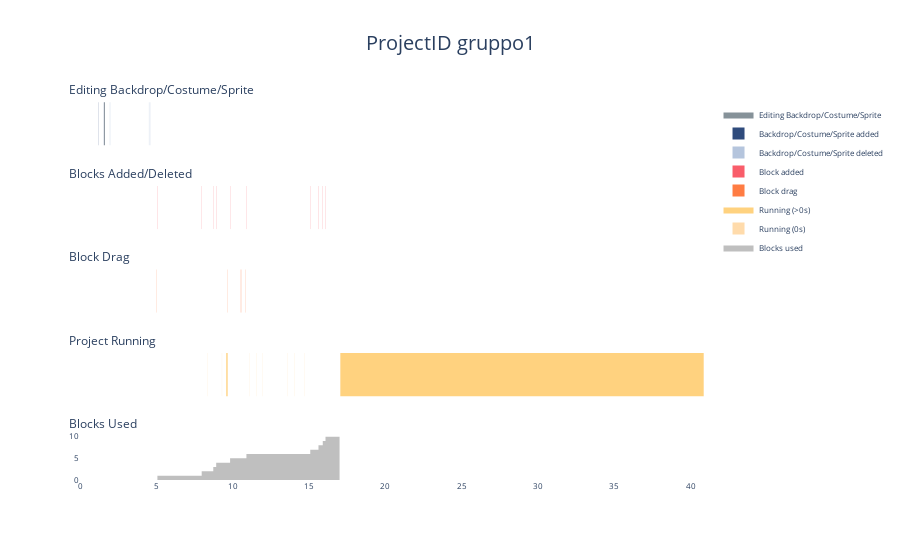

The cell this chart's notebook holds for it:
### Code cell
#Gráfico 1
selected_projectID = 'gruppo1'
bar_height = 5
use_minutes = True

bar_width = 1 #largura da barra - vai variar dependendo do tempo total do arquivo. Sugestão: 0.01 para min e 1 para sec
if use_minutes:
    bar_width = 0.01

time_type = 'adjusted_time'
if use_minutes:
    time_type += '_min'
end_time = df[df.projectID == selected_projectID][['projectID', time_type]].groupby(['projectID']).agg(['max']).iloc[0]

fill_df_events()

has_dataviewer = False
if df_end[df_end.projectID == selected_projectID]['all_extensions'].iloc[0]:
    if 'dataviewer' in df_end[df_end.projectID == selected_projectID]['all_extensions'].iloc[0]:
        has_dataviewer = True

subplot_titles = ['Editing Backdrop/Costume/Sprite', 'Blocks Added/Deleted', 'Block Drag', 'Project Running', 'Blocks Used']
num_rows = 5
if has_dataviewer:
    subplot_titles = ['Editing Backdrop/Costume/Sprite', 'Blocks Added/Deleted', 'Block Drag', 'Project Running', 'Table Open',
                      'Blocks Used']
    num_rows = 6

SVGSkin_color = '#0e2635'
addSVGSkin_color = '#2f4b7c'
deleteSVGSkin_color = '#b5c5dd'
addblock_color = '#f95d6a'
deleteblock_color = '#ffc7c6'
blockdrag_color = '#ff7c43'
run_not_zero_color = '#ffa600'
run_zero_color = '#ffdbab'
table_color = '#003f5c'
blocks_color = 'grey'

fig = go.Figure()
fig = make_subplots(
    rows = num_rows,
    cols = 1,
    shared_xaxes = True,
    vertical_spacing = 0.1,
    subplot_titles = (subplot_titles))

fig.add_trace(
    go.Scatter(
        x = df_events_SVGSkin.time,
        y = df_events_SVGSkin.data,
        name = 'Editing Backdrop/Costume/Sprite',
        mode = 'lines',
        fill = "tozeroy",
        line = {'color': SVGSkin_color, 'width': 0, 'shape': 'hv'}), #shape hv define que é uma linha do tipo step
    row = 1, col = 1)

fig.add_trace(
    go.Bar(
        x = df_events_addSVGSkin.time,
        y = df_events_addSVGSkin.data, 
        width = bar_width,
        marker = {'line': {'width': 0}, 'color': addSVGSkin_color}, #removendo a borda dos marcadores e definindo uma cor
        name = 'Backdrop/Costume/Sprite added'), 
    row = 1, col = 1)

fig.add_trace(
    go.Bar(
        x = df_events_deleteSVGSkin.time,
        y = df_events_deleteSVGSkin.data,
        width = bar_width,
        marker = {'line': {'width': 0}, 'color': deleteSVGSkin_color},
        name = 'Backdrop/Costume/Sprite deleted'), 
    row = 1, col = 1)

fig.add_trace(
    go.Bar(
        x = df_events_addblock.time,
        y = df_events_addblock.data,
        width = bar_width,
        marker = {'line': {'width': 0}, 'color': addblock_color},
        name = 'Block added'), 
    row = 2, col = 1)

fig.add_trace(
    go.Bar(
        x = df_events_deleteblock.time,
        y = df_events_deleteblock.data,
        width = bar_width,
        marker = {'line': {'width': 0}, 'color': deleteblock_color},
        name = 'Block deleted'), 
    row = 2, col = 1)

fig.add_trace(
    go.Bar(
        x = df_events_blockdrag.time,
        y = df_events_blockdrag.data,
        width = bar_width,
        marker = {'line': {'width': 0}, 'color': blockdrag_color},
        name = 'Block drag'),
    row = 3, col = 1)

fig.add_trace(
    go.Scatter(
        x = df_events_run_not_zero.time,
        y = df_events_run_not_zero.data,
        mode = 'lines',
        name = 'Running (>0s)',
        fill = "tozeroy",
        line = {'color': run_not_zero_color, 'width': 0, 'shape': 'hv'}), 
    row = 4, col = 1)

fig.add_trace(
    go.Bar(
        x = df_events_run_zero.time,
        y = df_events_run_zero.data,
        width = bar_width,
        marker = {'line': {'width': 0}, 'color': run_zero_color},
        name = 'Running (0s)'), 
    row = 4, col = 1)

if has_dataviewer:
    fig.add_trace(
        go.Scatter(
            x = df_events_table.time,
            y = df_events_table.data,
            mode = 'lines',
            name = 'Table open',
            fill="tozeroy",
            line={'color': table_color, 'width': 0, 'shape': 'hv'}), 
        row = 5, col = 1)

fig.add_trace(
    go.Scatter(
        x = df_events_blocks.time,
        y = df_events_blocks.data,
        mode = 'lines',
        name = 'Blocks used',
        fill = "tozeroy",
        line = {'color': blocks_color, 'width': 0, 'shape': 'hv'}),
    row = num_rows, col = 1)

fig.update_layout(
    showlegend = True,
    plot_bgcolor = 'rgba(0,0,0,0)',
    font = {'size': 8},
    title = {
        'text': 'ProjectID ' + selected_projectID,
        'font_size': 20,
        'xanchor': 'center',
        'x': 0.5})

fig.update_xaxes(range=[0, ceil(end_time)])

fig.update_yaxes(showticklabels = False, row = 1, col = 1)
fig.update_yaxes(showticklabels = False, row = 2, col = 1)
fig.update_yaxes(showticklabels = False, row = 3, col = 1)
fig.update_yaxes(showticklabels = False, row = 4, col = 1)
if has_dataviewer:
    fig.update_yaxes(showticklabels = False, row = 5, col = 1)

#Arrumando a posição dos títulos dos subplots
for i in range(num_rows):
    fig.layout.annotations[i].update(xanchor = 'left')
    fig.layout.annotations[i].update(x = -0.02)
    fig.layout.annotations[i].update(font_size = 12)

fig.show()

### Figure 1 — Plotly figure (JSON) as saved in the notebook; plotly's stock layout.template omitted (floating-point values rounded to 4 significant figures; data arrays with more than 128 entries replaced by an {"elided": "..."} marker saying what was removed)
{"data": [{"fill": "tozeroy", "line": {"color": "#0e2635", "shape": "hv", "width": 0}, "mode": "lines", "name": "Editing Backdrop/Costume/Sprite", "type": "scatter", "x": {"elided": "205 float values"}, "xaxis": "x", "y": {"elided": "205 int values"}, "yaxis": "y"}, {"marker": {"color": "#2f4b7c", "line": {"width": 0}}, "name": "Backdrop/Costume/Sprite added", "type": "bar", "width": 0.01, "x": [1.22, 1.57], "xaxis": "x", "y": [5, 5], "yaxis": "y"}, {"marker": {"color": "#b5c5dd", "line": {"width": 0}}, "name": "Backdrop/Costume/Sprite deleted", "type": "bar", "width": 0.01, "x": [1.95, 1.98, 4.52, 4.55, 4.6], "xaxis": "x", "y": [5, 5, 5, 5, 5], "yaxis": "y"}, {"marker": {"color": "#f95d6a", "line": {"width": 0}}, "name": "Block added", "type": "bar", "width": 0.01, "x": [5.07, 7.97, 8.73, 8.92, 9.83, 10.9, 15.08, 15.62, 15.9, 16.08], "xaxis": "x2", "y": [5, 5, 5, 5, 5, 5, 5, 5, 5, 5], "yaxis": "y2"}, {"marker": {"color": "#ffc7c6", "line": {"width": 0}}, "name": "Block deleted", "type": "bar", "width": 0.01, "x": [], "xaxis": "x2", "y": [], "yaxis": "y2"}, {"marker": {"color": "#ff7c43", "line": {"width": 0}}, "name": "Block drag", "type": "bar", "width": 0.01, "x": [5.02, 9.67, 10.53, 10.57, 10.83], "xaxis": "x3", "y": [5, 5, 5, 5, 5], "yaxis": "y3"}, {"fill": "tozeroy", "line": {"color": "#ffa600", "shape": "hv", "width": 0}, "mode": "lines", "name": "Running (>0s)", "type": "scatter", "x": [8.37, 9.3, 9.58, 9.67, 11.13, 11.58, 11.98, 13.58, 14.03, 14.73, 16.72, 17.05, 40.85], "xaxis": "x4", "y": [0, 0, 5, 0, 0, 0, 0, 0, 0, 0, 0, 5, 0], "yaxis": "y4"}, {"marker": {"color": "#ffdbab", "line": {"width": 0}}, "name": "Running (0s)", "type": "bar", "width": 0.01, "x": [8.37, 9.3, 11.13, 11.58, 11.98, 13.58, 14.03, 14.73], "xaxis": "x4", "y": [5, 5, 5, 5, 5, 5, 5, 5], "yaxis": "y4"}, {"fill": "tozeroy", "line": {"color": "grey", "shape": "hv", "width": 0}, "mode": "lines", "name": "Blocks used", "type": "scatter", "x": [0, 5.07, 7.97, 8.05, 8.22, 8.73, 8.92, 9.02, 9.18, 9.43, 9.67, 9.83, 10.05, 10.28, 10.38, 10.57, 10.67, 10.9, 11.03, 11.48, 11.67, 11.82, 12.4, 12.7, 13.35, 13.55, 14.5, 14.67, 15.08, 15.62, 15.9, 16.08, 16.83, 17], "xaxis": "x5", "y": [0, 1, 2, 2, 2, 3, 4, 4, 4, 4, 4, 5, 5, 5, 5, 5, 5, 6, 6, 6, 6, 6, 6, 6, 6, 6, 6, 6, 7, 8, 9, 10, 10, 10], "yaxis": "y5"}], "layout": {"annotations": [{"font": {"size": 12}, "showarrow": false, "text": "Editing Backdrop/Costume/Sprite", "x": -0.02, "xanchor": "left", "xref": "paper", "y": 1, "yanchor": "bottom", "yref": "paper"}, {"font": {"size": 12}, "showarrow": false, "text": "Blocks Added/Deleted", "x": -0.02, "xanchor": "left", "xref": "paper", "y": 0.78, "yanchor": "bottom", "yref": "paper"}, {"font": {"size": 12}, "showarrow": false, "text": "Block Drag", "x": -0.02, "xanchor": "left", "xref": "paper", "y": 0.56, "yanchor": "bottom", "yref": "paper"}, {"font": {"size": 12}, "showarrow": false, "text": "Project Running", "x": -0.02, "xanchor": "left", "xref": "paper", "y": 0.34, "yanchor": "bottom", "yref": "paper"}, {"font": {"size": 12}, "showarrow": false, "text": "Blocks Used", "x": -0.02, "xanchor": "left", "xref": "paper", "y": 0.12, "yanchor": "bottom", "yref": "paper"}], "font": {"size": 8}, "plot_bgcolor": "rgba(0,0,0,0)", "showlegend": true, "title": {"font": {"size": 20}, "text": "ProjectID gruppo1", "x": 0.5, "xanchor": "center"}, "xaxis": {"anchor": "y", "domain": [0, 1], "matches": "x5", "range": [0, 41], "showticklabels": false}, "xaxis2": {"anchor": "y2", "domain": [0, 1], "matches": "x5", "range": [0, 41], "showticklabels": false}, "xaxis3": {"anchor": "y3", "domain": [0, 1], "matches": "x5", "range": [0, 41], "showticklabels": false}, "xaxis4": {"anchor": "y4", "domain": [0, 1], "matches": "x5", "range": [0, 41], "showticklabels": false}, "xaxis5": {"anchor": "y5", "domain": [0, 1], "range": [0, 41]}, "yaxis": {"anchor": "x", "domain": [0.88, 1], "showticklabels": false}, "yaxis2": {"anchor": "x2", "domain": [0.66, 0.78], "showticklabels": false}, "yaxis3": {"anchor": "x3", "domain": [0.44, 0.56], "showticklabels": false}, "yaxis4": {"anchor": "x4", "domain": [0.22, 0.34], "showticklabels": false}, "yaxis5": {"anchor": "x5", "domain": [0, 0.12]}}}
